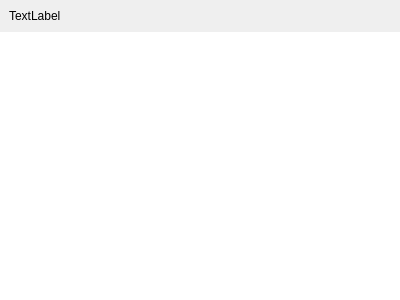
<?xml version="1.0" encoding="UTF-8"?>
<ui version="4.0">
 <class>BuildJobPageWidget</class>
 <widget class="QWidget" name="BuildJobPageWidget">
  <property name="geometry">
   <rect>
    <x>0</x>
    <y>0</y>
    <width>400</width>
    <height>300</height>
   </rect>
  </property>
  <property name="windowTitle">
   <string>Form</string>
  </property>
  <layout class="QVBoxLayout" name="verticalLayout">
   <property name="spacing">
    <number>0</number>
   </property>
   <property name="leftMargin">
    <number>0</number>
   </property>
   <property name="topMargin">
    <number>0</number>
   </property>
   <property name="rightMargin">
    <number>0</number>
   </property>
   <property name="bottomMargin">
    <number>0</number>
   </property>
   <item>
    <layout class="QVBoxLayout" name="verticalLayout_2">
     <property name="leftMargin">
      <number>9</number>
     </property>
     <property name="topMargin">
      <number>9</number>
     </property>
     <property name="rightMargin">
      <number>9</number>
     </property>
     <property name="bottomMargin">
      <number>9</number>
     </property>
     <item>
      <widget class="tSubtitleLabel" name="titleLabel">
       <property name="text">
        <string>TextLabel</string>
       </property>
      </widget>
     </item>
    </layout>
   </item>
   <item>
    <widget class="tWindowTabber" name="tabber" native="true"/>
   </item>
   <item>
    <widget class="tStackedWidget" name="stackedWidget">
     <property name="currentIndex">
      <number>1</number>
     </property>
     <widget class="QWidget" name="logPage">
      <layout class="QVBoxLayout" name="verticalLayout_3">
       <property name="spacing">
        <number>0</number>
       </property>
       <property name="leftMargin">
        <number>0</number>
       </property>
       <property name="topMargin">
        <number>0</number>
       </property>
       <property name="rightMargin">
        <number>0</number>
       </property>
       <property name="bottomMargin">
        <number>0</number>
       </property>
       <item>
        <widget class="QTextEdit" name="logBrowser">
         <property name="frameShape">
          <enum>QFrame::NoFrame</enum>
         </property>
         <property name="readOnly">
          <bool>true</bool>
         </property>
        </widget>
       </item>
      </layout>
     </widget>
     <widget class="QWidget" name="issuesPage">
      <layout class="QVBoxLayout" name="verticalLayout_4">
       <property name="spacing">
        <number>0</number>
       </property>
       <property name="leftMargin">
        <number>0</number>
       </property>
       <property name="topMargin">
        <number>0</number>
       </property>
       <property name="rightMargin">
        <number>0</number>
       </property>
       <property name="bottomMargin">
        <number>0</number>
       </property>
       <item>
        <widget class="QListView" name="issuesList">
         <property name="frameShape">
          <enum>QFrame::NoFrame</enum>
         </property>
        </widget>
       </item>
      </layout>
     </widget>
    </widget>
   </item>
  </layout>
 </widget>
 <customwidgets>
  <customwidget>
   <class>tStackedWidget</class>
   <extends>QStackedWidget</extends>
   <header location="global">tstackedwidget.h</header>
   <container>1</container>
   <slots>
    <signal>switchingFrame(int)</signal>
   </slots>
  </customwidget>
  <customwidget>
   <class>tWindowTabber</class>
   <extends>QWidget</extends>
   <header location="global">twindowtabber.h</header>
   <container>1</container>
  </customwidget>
  <customwidget>
   <class>tSubtitleLabel</class>
   <extends>QLabel</extends>
   <header location="global">tsubtitlelabel.h</header>
  </customwidget>
 </customwidgets>
 <resources/>
 <connections/>
</ui>
